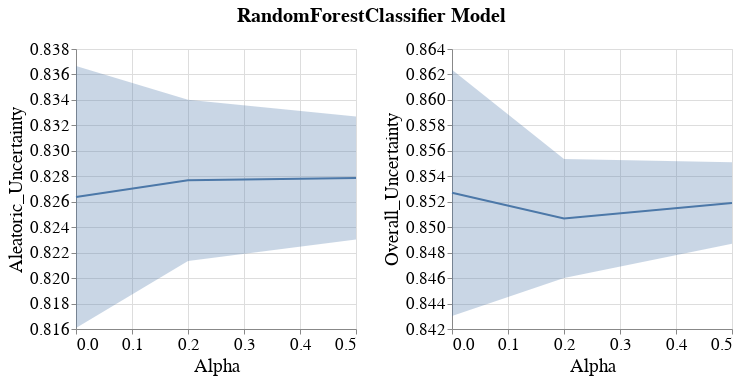

The notebook cell saved with this chart:
### Code cell
visualizer.create_subgroup_metrics_line_band_plot(model_name=MODEL_NAMES[0],
                                                  subgroup_metrics=['Aleatoric_Uncertainty', 'Overall_Uncertainty'],
                                                  subgroup='SEX_dis_incorrect')

### Figure 1 — Vega-Lite specification as saved in the notebook (floating-point values rounded to 4 significant figures)
{"config": {"view": {"continuousWidth": 400, "continuousHeight": 300}, "axis": {"labelFontSize": 17, "labelFontWeight": "normal", "titleFontSize": 19, "titleFontWeight": "normal"}, "legend": {"labelFontSize": 17, "symbolStrokeWidth": 10, "titleFontSize": 19}, "title": {"fontSize": 17}}, "vconcat": [{"hconcat": [{"layer": [{"mark": {"type": "errorband", "extent": "ci"}, "encoding": {"x": {"field": "Intervention_Param", "title": "Alpha", "type": "quantitative"}, "y": {"field": "Metric_Value", "scale": {"zero": false}, "title": "Aleatoric_Uncertainty", "type": "quantitative"}}}, {"mark": "line", "encoding": {"x": {"field": "Intervention_Param", "title": "Alpha", "type": "quantitative"}, "y": {"aggregate": "mean", "field": "Metric_Value", "scale": {"zero": false}, "title": "Aleatoric_Uncertainty", "type": "quantitative"}}}], "height": 280, "width": 280}, {"layer": [{"mark": {"type": "errorband", "extent": "ci"}, "encoding": {"x": {"field": "Intervention_Param", "title": "Alpha", "type": "quantitative"}, "y": {"field": "Metric_Value", "scale": {"zero": false}, "title": "Overall_Uncertainty", "type": "quantitative"}}}, {"mark": "line", "encoding": {"x": {"field": "Intervention_Param", "title": "Alpha", "type": "quantitative"}, "y": {"aggregate": "mean", "field": "Metric_Value", "scale": {"zero": false}, "title": "Overall_Uncertainty", "type": "quantitative"}}}], "data": {"name": "data-5756d1de91fd4bcc47348e1970851ae2"}, "height": 280, "width": 280}]}], "data": {"name": "data-7d9d2a260f24fb5159136939fcbd5ef0"}, "title": {"text": "RandomForestClassifier Model", "anchor": "middle", "dy": -10, "fontSize": 20}, "$schema": "https://vega.github.io/schema/vega-lite/v4.17.0.json", "datasets": {"data-7d9d2a260f24fb5159136939fcbd5ef0": [{"Metric": "Aleatoric_Uncertainty", "Bootstrap_Model_Seed": 101, "Model_Name": "RandomForestClassifier", "Model_Params": "{'bootstrap': True, 'ccp_alpha': 0.0, 'class_weight': None, 'criterion': 'gini', 'max_depth': None, 'max_features': 'sqrt', 'max_leaf_nodes': None, 'max_samples': None, 'min_impurity_decrease': 0.0, 'min_samples_leaf': 1, 'min_samples_split': 2, 'min_weight_fraction_leaf': 0.0, 'n_estimators': 100, 'n_jobs': None, 'oob_score': False, 'random_state': 101, 'verbose': 0, 'warm_start': False}", "Run_Number": "Run_1", "Dataset_Name": "Folktables_GA_2018_Income", "Num_Estimators": 20, "Tag": "OK", "Record_Create_Date_Time": "2023-07-17T17:36:15.513000", "Session_Uuid": "da196782-b063-488c-9ad7-bc52ccf8e6ed", "Experiment_Iteration": "Exp_iter_1", "Dataset_Split_Seed": 100, "Model_Init_Seed": 100, "Fair_Intervention_Params_Lst": "[0.0, 0.2, 0.5]", "Intervention_Param": 0.0, "Subgroup": "SEX_dis_incorrect", "Metric_Value": 0.8161}, {"Metric": "Aleatoric_Uncertainty", "Bootstrap_Model_Seed": 101, "Model_Name": "RandomForestClassifier", "Model_Params": "{'bootstrap': True, 'ccp_alpha': 0.0, 'class_weight': None, 'criterion': 'gini', 'max_depth': None, 'max_features': 'sqrt', 'max_leaf_nodes': None, 'max_samples': None, 'min_impurity_decrease': 0.0, 'min_samples_leaf': 1, 'min_samples_split': 2, 'min_weight_fraction_leaf': 0.0, 'n_estimators': 200, 'n_jobs': None, 'oob_score': False, 'random_state': 101, 'verbose': 0, 'warm_start': False}", "Run_Number": "Run_1", "Dataset_Name": "Folktables_GA_2018_Income", "Num_Estimators": 20, "Tag": "OK", "Record_Create_Date_Time": "2023-07-17T17:41:05.348000", "Session_Uuid": "da196782-b063-488c-9ad7-bc52ccf8e6ed", "Experiment_Iteration": "Exp_iter_1", "Dataset_Split_Seed": 100, "Model_Init_Seed": 100, "Fair_Intervention_Params_Lst": "[0.0, 0.2, 0.5]", "Intervention_Param": 0.2, "Subgroup": "SEX_dis_incorrect", "Metric_Value": 0.8213}, {"Metric": "Aleatoric_Uncertainty", "Bootstrap_Model_Seed": 101, "Model_Name": "RandomForestClassifier", "Model_Params": "{'bootstrap': True, 'ccp_alpha': 0.0, 'class_weight': None, 'criterion': 'gini', 'max_depth': None, 'max_features': 'sqrt', 'max_leaf_nodes': None, 'max_samples': None, 'min_impurity_decrease': 0.0, 'min_samples_leaf': 1, 'min_samples_split': 2, 'min_weight_fraction_leaf': 0.0, 'n_estimators': 200, 'n_jobs': None, 'oob_score': False, 'random_state': 101, 'verbose': 0, 'warm_start': False}", "Run_Number": "Run_1", "Dataset_Name": "Folktables_GA_2018_Income", "Num_Estimators": 20, "Tag": "OK", "Record_Create_Date_Time": "2023-07-17T17:45:52.937000", "Session_Uuid": "da196782-b063-488c-9ad7-bc52ccf8e6ed", "Experiment_Iteration": "Exp_iter_1", "Dataset_Split_Seed": 100, "Model_Init_Seed": 100, "Fair_Intervention_Params_Lst": "[0.0, 0.2, 0.5]", "Intervention_Param": 0.5, "Subgroup": "SEX_dis_incorrect", "Metric_Value": 0.823}, {"Metric": "Aleatoric_Uncertainty", "Bootstrap_Model_Seed": 201, "Model_Name": "RandomForestClassifier", "Model_Params": "{'bootstrap': True, 'ccp_alpha': 0.0, 'class_weight': None, 'criterion': 'gini', 'max_depth': None, 'max_features': 'sqrt', 'max_leaf_nodes': None, 'max_samples': None, 'min_impurity_decrease': 0.0, 'min_samples_leaf': 1, 'min_samples_split': 2, 'min_weight_fraction_leaf': 0.0, 'n_estimators': 100, 'n_jobs': None, 'oob_score': False, 'random_state': 201, 'verbose': 0, 'warm_start': False}", "Run_Number": "Run_1", "Dataset_Name": "Folktables_GA_2018_Income", "Num_Estimators": 20, "Tag": "OK", "Record_Create_Date_Time": "2023-07-17T17:49:07.225000", "Session_Uuid": "da196782-b063-488c-9ad7-bc52ccf8e6ed", "Experiment_Iteration": "Exp_iter_2", "Dataset_Split_Seed": 200, "Model_Init_Seed": 200, "Fair_Intervention_Params_Lst": "[0.0, 0.2, 0.5]", "Intervention_Param": 0.0, "Subgroup": "SEX_dis_incorrect", "Metric_Value": 0.8367}, {"Metric": "Aleatoric_Uncertainty", "Bootstrap_Model_Seed": 201, "Model_Name": "RandomForestClassifier", "Model_Params": "{'bootstrap': True, 'ccp_alpha': 0.0, 'class_weight': None, 'criterion': 'gini', 'max_depth': None, 'max_features': 'sqrt', 'max_leaf_nodes': None, 'max_samples': None, 'min_impurity_decrease': 0.0, 'min_samples_leaf': 1, 'min_samples_split': 2, 'min_weight_fraction_leaf': 0.0, 'n_estimators': 200, 'n_jobs': None, 'oob_score': False, 'random_state': 201, 'verbose': 0, 'warm_start': False}", "Run_Number": "Run_1", "Dataset_Name": "Folktables_GA_2018_Income", "Num_Estimators": 20, "Tag": "OK", "Record_Create_Date_Time": "2023-07-17T17:53:16.901000", "Session_Uuid": "da196782-b063-488c-9ad7-bc52ccf8e6ed", "Experiment_Iteration": "Exp_iter_2", "Dataset_Split_Seed": 200, "Model_Init_Seed": 200, "Fair_Intervention_Params_Lst": "[0.0, 0.2, 0.5]", "Intervention_Param": 0.2, "Subgroup": "SEX_dis_incorrect", "Metric_Value": 0.834}, {"Metric": "Aleatoric_Uncertainty", "Bootstrap_Model_Seed": 201, "Model_Name": "RandomForestClassifier", "Model_Params": "{'bootstrap': True, 'ccp_alpha': 0.0, 'class_weight': None, 'criterion': 'gini', 'max_depth': None, 'max_features': 'sqrt', 'max_leaf_nodes': None, 'max_samples': None, 'min_impurity_decrease': 0.0, 'min_samples_leaf': 1, 'min_samples_split': 2, 'min_weight_fraction_leaf': 0.0, 'n_estimators': 200, 'n_jobs': None, 'oob_score': False, 'random_state': 201, 'verbose': 0, 'warm_start': False}", "Run_Number": "Run_1", "Dataset_Name": "Folktables_GA_2018_Income", "Num_Estimators": 20, "Tag": "OK", "Record_Create_Date_Time": "2023-07-17T17:57:20.827000", "Session_Uuid": "da196782-b063-488c-9ad7-bc52ccf8e6ed", "Experiment_Iteration": "Exp_iter_2", "Dataset_Split_Seed": 200, "Model_Init_Seed": 200, "Fair_Intervention_Params_Lst": "[0.0, 0.2, 0.5]", "Intervention_Param": 0.5, "Subgroup": "SEX_dis_incorrect", "Metric_Value": 0.8327}], "data-5756d1de91fd4bcc47348e1970851ae2": [{"Metric": "Overall_Uncertainty", "Bootstrap_Model_Seed": 101, "Model_Name": "RandomForestClassifier", "Model_Params": "{'bootstrap': True, 'ccp_alpha': 0.0, 'class_weight': None, 'criterion': 'gini', 'max_depth': None, 'max_features': 'sqrt', 'max_leaf_nodes': None, 'max_samples': None, 'min_impurity_decrease': 0.0, 'min_samples_leaf': 1, 'min_samples_split': 2, 'min_weight_fraction_leaf': 0.0, 'n_estimators': 100, 'n_jobs': None, 'oob_score': False, 'random_state': 101, 'verbose': 0, 'warm_start': False}", "Run_Number": "Run_1", "Dataset_Name": "Folktables_GA_2018_Income", "Num_Estimators": 20, "Tag": "OK", "Record_Create_Date_Time": "2023-07-17T17:36:15.513000", "Session_Uuid": "da196782-b063-488c-9ad7-bc52ccf8e6ed", "Experiment_Iteration": "Exp_iter_1", "Dataset_Split_Seed": 100, "Model_Init_Seed": 100, "Fair_Intervention_Params_Lst": "[0.0, 0.2, 0.5]", "Intervention_Param": 0.0, "Subgroup": "SEX_dis_incorrect", "Metric_Value": 0.843}, {"Metric": "Overall_Uncertainty", "Bootstrap_Model_Seed": 101, "Model_Name": "RandomForestClassifier", "Model_Params": "{'bootstrap': True, 'ccp_alpha': 0.0, 'class_weight': None, 'criterion': 'gini', 'max_depth': None, 'max_features': 'sqrt', 'max_leaf_nodes': None, 'max_samples': None, 'min_impurity_decrease': 0.0, 'min_samples_leaf': 1, 'min_samples_split': 2, 'min_weight_fraction_leaf': 0.0, 'n_estimators': 200, 'n_jobs': None, 'oob_score': False, 'random_state': 101, 'verbose': 0, 'warm_start': False}", "Run_Number": "Run_1", "Dataset_Name": "Folktables_GA_2018_Income", "Num_Estimators": 20, "Tag": "OK", "Record_Create_Date_Time": "2023-07-17T17:41:05.348000", "Session_Uuid": "da196782-b063-488c-9ad7-bc52ccf8e6ed", "Experiment_Iteration": "Exp_iter_1", "Dataset_Split_Seed": 100, "Model_Init_Seed": 100, "Fair_Intervention_Params_Lst": "[0.0, 0.2, 0.5]", "Intervention_Param": 0.2, "Subgroup": "SEX_dis_incorrect", "Metric_Value": 0.846}, {"Metric": "Overall_Uncertainty", "Bootstrap_Model_Seed": 101, "Model_Name": "RandomForestClassifier", "Model_Params": "{'bootstrap': True, 'ccp_alpha': 0.0, 'class_weight': None, 'criterion': 'gini', 'max_depth': None, 'max_features': 'sqrt', 'max_leaf_nodes': None, 'max_samples': None, 'min_impurity_decrease': 0.0, 'min_samples_leaf': 1, 'min_samples_split': 2, 'min_weight_fraction_leaf': 0.0, 'n_estimators': 200, 'n_jobs': None, 'oob_score': False, 'random_state': 101, 'verbose': 0, 'warm_start': False}", "Run_Number": "Run_1", "Dataset_Name": "Folktables_GA_2018_Income", "Num_Estimators": 20, "Tag": "OK", "Record_Create_Date_Time": "2023-07-17T17:45:52.937000", "Session_Uuid": "da196782-b063-488c-9ad7-bc52ccf8e6ed", "Experiment_Iteration": "Exp_iter_1", "Dataset_Split_Seed": 100, "Model_Init_Seed": 100, "Fair_Intervention_Params_Lst": "[0.0, 0.2, 0.5]", "Intervention_Param": 0.5, "Subgroup": "SEX_dis_incorrect", "Metric_Value": 0.8487}, {"Metric": "Overall_Uncertainty", "Bootstrap_Model_Seed": 201, "Model_Name": "RandomForestClassifier", "Model_Params": "{'bootstrap': True, 'ccp_alpha': 0.0, 'class_weight': None, 'criterion': 'gini', 'max_depth': None, 'max_features': 'sqrt', 'max_leaf_nodes': None, 'max_samples': None, 'min_impurity_decrease': 0.0, 'min_samples_leaf': 1, 'min_samples_split': 2, 'min_weight_fraction_leaf': 0.0, 'n_estimators': 100, 'n_jobs': None, 'oob_score': False, 'random_state': 201, 'verbose': 0, 'warm_start': False}", "Run_Number": "Run_1", "Dataset_Name": "Folktables_GA_2018_Income", "Num_Estimators": 20, "Tag": "OK", "Record_Create_Date_Time": "2023-07-17T17:49:07.225000", "Session_Uuid": "da196782-b063-488c-9ad7-bc52ccf8e6ed", "Experiment_Iteration": "Exp_iter_2", "Dataset_Split_Seed": 200, "Model_Init_Seed": 200, "Fair_Intervention_Params_Lst": "[0.0, 0.2, 0.5]", "Intervention_Param": 0.0, "Subgroup": "SEX_dis_incorrect", "Metric_Value": 0.8624}, {"Metric": "Overall_Uncertainty", "Bootstrap_Model_Seed": 201, "Model_Name": "RandomForestClassifier", "Model_Params": "{'bootstrap': True, 'ccp_alpha': 0.0, 'class_weight': None, 'criterion': 'gini', 'max_depth': None, 'max_features': 'sqrt', 'max_leaf_nodes': None, 'max_samples': None, 'min_impurity_decrease': 0.0, 'min_samples_leaf': 1, 'min_samples_split': 2, 'min_weight_fraction_leaf': 0.0, 'n_estimators': 200, 'n_jobs': None, 'oob_score': False, 'random_state': 201, 'verbose': 0, 'warm_start': False}", "Run_Number": "Run_1", "Dataset_Name": "Folktables_GA_2018_Income", "Num_Estimators": 20, "Tag": "OK", "Record_Create_Date_Time": "2023-07-17T17:53:16.901000", "Session_Uuid": "da196782-b063-488c-9ad7-bc52ccf8e6ed", "Experiment_Iteration": "Exp_iter_2", "Dataset_Split_Seed": 200, "Model_Init_Seed": 200, "Fair_Intervention_Params_Lst": "[0.0, 0.2, 0.5]", "Intervention_Param": 0.2, "Subgroup": "SEX_dis_incorrect", "Metric_Value": 0.8554}, {"Metric": "Overall_Uncertainty", "Bootstrap_Model_Seed": 201, "Model_Name": "RandomForestClassifier", "Model_Params": "{'bootstrap': True, 'ccp_alpha': 0.0, 'class_weight': None, 'criterion': 'gini', 'max_depth': None, 'max_features': 'sqrt', 'max_leaf_nodes': None, 'max_samples': None, 'min_impurity_decrease': 0.0, 'min_samples_leaf': 1, 'min_samples_split': 2, 'min_weight_fraction_leaf': 0.0, 'n_estimators': 200, 'n_jobs': None, 'oob_score': False, 'random_state': 201, 'verbose': 0, 'warm_start': False}", "Run_Number": "Run_1", "Dataset_Name": "Folktables_GA_2018_Income", "Num_Estimators": 20, "Tag": "OK", "Record_Create_Date_Time": "2023-07-17T17:57:20.827000", "Session_Uuid": "da196782-b063-488c-9ad7-bc52ccf8e6ed", "Experiment_Iteration": "Exp_iter_2", "Dataset_Split_Seed": 200, "Model_Init_Seed": 200, "Fair_Intervention_Params_Lst": "[0.0, 0.2, 0.5]", "Intervention_Param": 0.5, "Subgroup": "SEX_dis_incorrect", "Metric_Value": 0.8551}]}}
